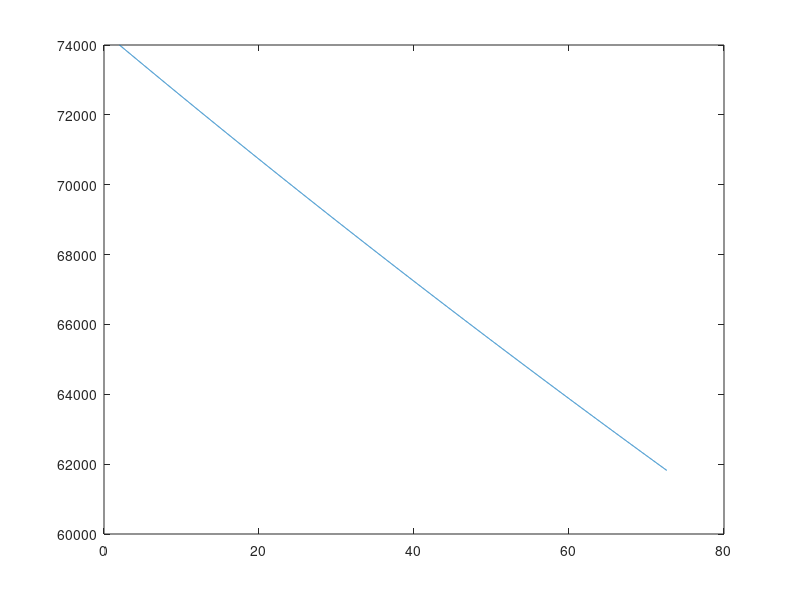

This figure's MATLAB source:
% prestazioni turbofan con eulero, crociera
clearvars; close all; clc;

% input data
Cd0 = 0.02;
AR = 9;
oswald = 0.8;
k = 1/(pi*AR*oswald);
S = 122.4; % [m^2]
M = 0.8;
h = 11000; % [m]
rho = 0.3639; % [kg/m^3]
a = 295.07; % [m/s]
V = M*a; % [m/s]
c = 0.5; % [kg/(kg*h)]
% in teoria bisognerebbe fare sensibilità al dt, ma non lo facciamo
dt = 5; % [s], va già bene nell'ordine di qualche secondo
range = 5000 * 1000; % [m]
g = 9.81; % [m/s^2]

% initial conditions
W_start = 74000; % [kg]
x_start = 0; % [m]
% inizializzazione
i_cruise = 0; % contatore dello step di eulero
% condizione di arresto: range di crociera (range - salita - discesa)
range_cruise = range; % - salita - discesa, non lo facciamo per ora
n_step = ceil(range/(V*dt))+1;
CL = zeros(n_step,1);
CD = zeros(n_step,1);
D = zeros(n_step,1);
T = zeros(n_step,1);
W = zeros(n_step,1);
W(1) = W_start;
W_dot = zeros(n_step,1);
x = x_start;
time = zeros(n_step,1);
time(1) = 600;
W_fuel = zeros(n_step,1);
W_fuel_dot = zeros(n_step,1);
fuel_fraction = 0.5;
W_fuel(1) = fuel_fraction*W(1);

tic
while x < range_cruise

    i_cruise = i_cruise + 1;

    CL(i_cruise) = 2*(W(i_cruise)*g/S)/(rho*V^2); % W si aggiorna
    CD(i_cruise) = Cd0+k*CL(i_cruise)^2;
    D(i_cruise) = 1/2*rho*S*V^2*CD(i_cruise);
    T(i_cruise) = D(i_cruise);

    % equazione costitutiva
    W_dot(i_cruise) = -c*(T(i_cruise)/g)/3600; % [kg/s] T thrust, me la ricavo dalla resistenza, vado a ritroso, occhio a unità di misura
    % problema di eulero
    W(i_cruise+1) = W(i_cruise) + W_dot(i_cruise)*dt;
    x = x + V*dt;

    time(i_cruise+1) = time(i_cruise)+dt;

    W_fuel_dot(i_cruise) = -W_dot(i_cruise);
    W_fuel(i_cruise+1) = W_fuel(i_cruise)+W_fuel_dot(i_cruise)*dt;
end
toc
%alcune variabili non vengono ricalcolate all'ultimo step, le aggiungo dopo
%il ciclo
    CL(i_cruise+1) = 2*(W(i_cruise+1)*g/S)/(rho*V^2); % W si aggiorna
    CD(i_cruise+1) = Cd0+k*CL(i_cruise+1)^2;
    D(i_cruise+1) = 1/2*rho*S*V^2*CD(i_cruise+1);
    T(i_cruise+1) = D(i_cruise+1);


figure;
grid on;
plot(time/(60*dt),W)